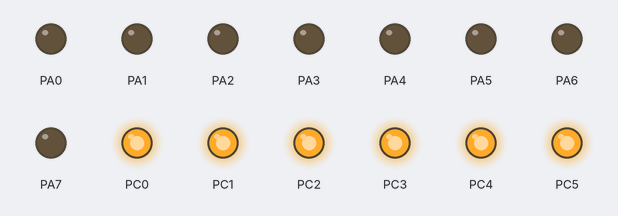
Bench run of a program on a simulated ATmega32, built with avr-gcc and emulated at 1 MHz. Shown: output pins drawn as LEDs (lit = HIGH).

Above: at 0.5 s.
At 1.5 s:
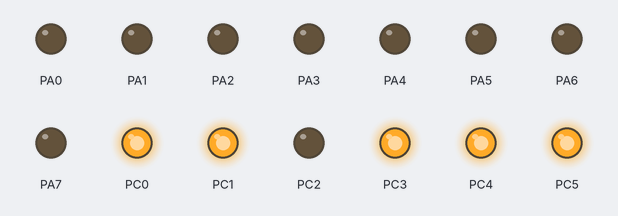
Timing chart, 0 to 3.0 s (numbered marks = the images above):
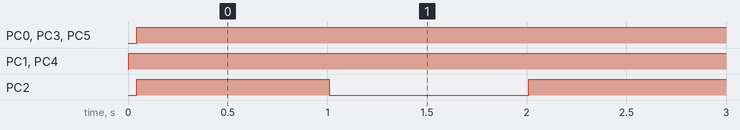

Measured:
- by itself, PC0, PC3, PC5: LOW → HIGH at 0.04 s
- by itself, PC1: LOW → HIGH at 0.00 s
- by itself, PC2: alternates HIGH for 1.0 s and LOW for 1.0 s
- by itself, PC4: LOW → HIGH at 0.01 s

The program:

main.c
```c
/*
 * main.c

 *
 *  Created on: Mar 15, 2024
 *      Author: user
 */
#include "../LIB/errorStates.h"
#include "../MCAL/DIO/DIO_int.h"


#include "../MCAL/TIMER/TIMER_init.h"

#include "../LED/LED_config.h"
#include "../LED/LED_int.h"
#include <util/delay.h>
extern LED_t LED_AstrLedConfig [LED_NUM];
void main(void){

	DIO_enuInit();
	TIMER0_enuInit();
	LED_enuInit( LED_AstrLedConfig);
	DIO_enuSetPinDirection(DIO_u8PIN2,DIO_u8PORTA,DIO_u8OUTPUT);
	DIO_enuSetPinDirection(DIO_u8PIN2,DIO_u8PORTA,DIO_u8OUTPUT);
	LED_enuInit(LED_AstrLedConfig);
	while(1){

		LED_enuTurnON(&LED_AstrLedConfig[2]);
		TIMER0_enuSetsyncDelay(1000);

	LED_enuTurnOFF(&LED_AstrLedConfig[2]);
	 TIMER0_enuSetsyncDelay(1000);


	}
}
```

TIMER_Prog.c
```c
/*
 * TIMER_Prog.c
 *
 *  Created on: Feb 29, 2024
 *      Author: samar ibrahim
 */
#include "../../LIB/stdTypes.h"
#include "../../LIB/errorStates.h"

#include "../../MCAL/interrupt.h"

#include"TIMER_priv.h"
#include "TIMER_config.h"


 volatile static void (*Timer0_ApFun_OVF)(void*) = NULL;
volatile static void * Timer0_Apvidparameter_OVF= NULL;

volatile static void (*TIMER0_PFun_CTC)(void *) = NULL;
volatile static void *TIMER0_Pvidparameter_CTC = NULL;

u32 Global_u32NumOvf=0;
u8 Global_u8Preload=0;
u32 TIMER0_f32OC0Val=0;
ES_t TIMER0_enuInit(void){
	ES_t Local_enuErrorState = ES_NOK;
	TCCR0&=0xB7; //mask bit for modes

#if  TIMER_MODE==OVF
	TCCR0 &= ~(1 << WGM00);
	TCCR0 &= ~(1 << WGM01);

#elif TIMER_MODE==CTC
	 TCCR0 &= ~(1 << WGM00);
	 TCCR0 |= (1 << WGM01);
#elif TIMER_MODE==PWM_PHASECORRECT
	 TCCR0 |= (1 << WGM00);
	 TCCR0 &= ~(1 << WGM01);
#elif TIMER_MODE==FASTPWM
	 TCCR0 |= (1 << WGM00);
	 TCCR0 |= (1 << WGM01);
#else
#error "TIMER0_mode has a wrong config"
#endif

	 TCCR0&=0xf8; //mask bit for prescaler

#if   TIMER_PRES == PRES_1024
	 TCCR0 |= (1<<CS02);
	 TCCR0 &= ~(1<<CS01);
	 TCCR0 |= (1<<CS00);

#elif TIMER_PRES == PRES_256
	 TCCR0 |= (1<<CS02);
	 TCCR0 &= ~(1<<CS01);
	 TCCR0 &= ~(1<<CS00);
#elif TIMER_PRES == PRES_64
	 TCCR0 &= ~(1<<CS02);
	 TCCR0 |= (1<<CS01);
	 TCCR0 |= (1<<CS00);
#elif TIMER_PRES == PRES_8
	 TCCR0 &= ~(1<<CS02);
	 TCCR0 |= (1<<CS01);
	 TCCR0 &= ~(1<<CS00);
#elif TIMER_PRES == PRES_NO
	 TCCR0 &= ~(1<<CS02);
	 TCCR0 &= ~(1<<CS01);
	 TCCR0 |= (1<<CS00);
#elif TIMER_PRES == NO_CLOCK_ SOURCE
	 TCCR0 &= ~(1<<CS02);
	 TCCR0 &= ~(1<<CS01);
	 TCCR0 &= ~(1<<CS00);
#elif TIMER_PRES == FALLING_EDGE
	 TCCR0 |= (1<<CS02);
	 TCCR0 |= (1<<CS01);
	 TCCR0 &= ~(1<<CS00);
#elif TIMER_PRES == RISING_EDGE
	 TCCR0 |= (1<<CS02);
	 TCCR0 |= (1<<CS01);
	 TCCR0 |= (1<<CS00);
#else
#error "TIMER0_PRES has a wrong config"
#endif
	 TCCR0&=0xCF; //mask bit for oc_mode
#if   OC_MODE == DISCONNECTED
	 TCCR0 &= ~(1<<COM01);
	 TCCR0 &= ~(1<<COM00);

#elif OC_MODE==SET;
#if TIMER_MODE==CTC
	 TCCR0 |= (1<<COM01);
	 TCCR0 |= (1<<COM00);
#endif
#elif OC_MODE==CLEAR;
#if TIMER_MODE==CTC
	 TCCR0 |= (1<<COM01);
	 TCCR0 &= ~(1<<COM00);
#endif
#elif OC_MODE==TOGGLE;
#if TIMER_MODE==CTC
	  TCCR0 &= ~(1<<COM01);
	  TCCR0 |= (1<<COM00);
#endif
#elif OC_MODE==INVERTED;
#if TIMER_MODE==(FASTPWM||PWM_PHASECORRECT)
	  TCCR0 |= (1<<COM01);
	  TCCR0 |= (1<<COM00);
#endif
#elif OC_MODE==NON_INVERTED;
#if TIMER_MODE==(FASTPWM||PWM_PHASECORRECT)
	  TCCR0 |= (1<<COM01);
	  TCCR0 &= ~(1<<COM00);
#endif
#else
#error "TIMER0_OC_MODE has a wrong config"
#endif

return Local_enuErrorState;
}
ES_t TIMER0_enuSetPreload(u8 Copy_u8Preload){
	ES_t Local_enuErrorState = ES_NOK;
	TCNT0=Copy_u8Preload;
	Local_enuErrorState = ES_OK;
	return Local_enuErrorState;
}
//fun for interrupt
ES_t TIMER0_enuSetAsyncDelay(u32 Copy_u32Time,void (*Copy_pfunAppFun)(void*),void * Copy_pvidParameter){
	ES_t Local_enuErrorState = ES_NOK;

		f32 Local_f32TimeOvf=256 * ((f32)TIMER_PRES/TIMER_F_CPU); //cal Time of overflow
		f32 Local_f32NumOvf= Copy_u32Time/Local_f32TimeOvf;      // cal Number of overflow
		if((Local_f32NumOvf-(u32)Local_f32NumOvf)!=0.0){
			u32 Local_u32NumOvf_int=(u32)Local_f32NumOvf+1;
			Local_f32NumOvf=Local_f32NumOvf-(u32)Local_f32NumOvf;
			u8 Local_u8Preload=256-(256*Local_f32NumOvf);
			TCNT0=Local_u8Preload;
			 Global_u32NumOvf=Local_u32NumOvf_int;
			 Global_u8Preload=Local_u8Preload;}
			 else
			 	{
				 Global_u32NumOvf = (u32)Local_f32NumOvf;

			 	}

			 	if(Copy_pfunAppFun != NULL)
			 	{
			 		Timer0_ApFun_OVF= Copy_pfunAppFun;
			 		Timer0_Apvidparameter_OVF = Copy_pvidParameter;

			 	}
			 	else
			 	{
			 		Local_enuErrorState = ES_NULL_POINTER;
			 	}

			 	TIMSK |= (1 << TOIE0);

			 	return Local_enuErrorState;
		}


//fun busy wait

ES_t TIMER0_enuSetsyncDelay(u32 Copy_u32Time){
	ES_t Local_enuErrorState = ES_NOK;
	TIMSK&=~(1<<TOIE0); //disable for interrupt
	f32 Local_f32TimeOvf=256 * ((f32)TIMER_PRES/TIMER_F_CPU); //cal Time of overflow
	f32 Local_f32NumOvf= (f32)Copy_u32Time/Local_f32TimeOvf; // cal Number of overflow

	if((Local_f32NumOvf-(u32)Local_f32NumOvf)!=0.0){

		u32 Local_u32NumOvf_int=(u32)Local_f32NumOvf+1;
		Local_f32NumOvf=Local_f32NumOvf-(u32)Local_f32NumOvf;
		u8 Local_u8Preload=256-(256*Local_f32NumOvf);
		TCNT0=Local_u8Preload;

		while(Local_u32NumOvf_int){
			while(!((TIFR >> TOV0) & 1));
						TIFR |= (1 << TOV0);   //clear flag
						Local_u32NumOvf_int--;
		}
	}
		else {
			u32 Local_u32NumOvf_int=(u32)Local_f32NumOvf;
			while(Local_u32NumOvf_int){
					while(!((TIFR >> TOV0) & 1));
								TIFR |= (1 << TOV0);  //clear flag
								Local_u32NumOvf_int--;
				}
		}
	return Local_enuErrorState;
	}

/*ES_t TIMER0_enuDelayMilliSecondSyn(u32 Copy_u32DelayTime_ms)
{
	ES_t Local_enuErrorState = ES_NOK;

	f32 Local_f32TimeOverFlow = 256.0 * TIMER_PRES / TIMER_F_CPU; //cal Time of overflow
	f32 Local_f32Num_OVF_FLOAT = (f32)Copy_u32DelayTime_ms / Local_f32TimeOverFlow; // cal Number of overflow


	if((Local_f32Num_OVF_FLOAT - (u32)Local_f32Num_OVF_FLOAT) != 0.0)
	{
		u32 Local_u32Num_OVF_INT = (u32)Local_f32Num_OVF_FLOAT + 1;
		Local_f32Num_OVF_FLOAT = Local_f32Num_OVF_FLOAT - (u32)Local_f32Num_OVF_FLOAT;
		u8 Local_u8PreLoad = 256 - (256 * Local_f32Num_OVF_FLOAT);
		TCNT0 = Local_u8PreLoad;
		while(Local_u32Num_OVF_INT)
		{
			while(!((TIFR >> TOV0) & 1));
			TIFR |= (1 << TOV0);
			Local_u32Num_OVF_INT--;
		}
	}
	else
	{
		u32 Local_u32Num_OVF_INT = (u32)Local_f32TimeOverFlow;
		while(Local_u32Num_OVF_INT)
		{
			while(!((TIFR >> TOV0) & 1));
			TIFR |= (1 << TOV0); //Clear flag
			Local_u32Num_OVF_INT--;
		}
	}

	Local_enuErrorState = ES_OK;
	return Local_enuErrorState;
}
*/

ES_t TIMER0_enuGeneratePWM(u8 Copy_u8DutyCycle)
{
	ES_t Local_enuErrorState = ES_NOK;

	#if TIMER0_MODE == PWM_PHASECORRECT
	#if OC0_MODE == NON_INVERTED
	TIMER0_f32OC0Val = (Copy_u8DutyCycle * TIMER0_TOP_COUNTS) /100;
	Local_enuErrorState = ES_OK;
	#elif OC0_MODE == INVERTED
	TIMER0_f32OC0Value = (TIMER0_TOP_COUNTS - ((Copy_u8DutyCycle * TIMER0_TOP_COUNTS) / (100));
	Local_enuErrorState = ES_OK;
	#else
	#error "OC0 has a wrong config"
	#endif

	#elif TIMER0_MODE == FASTPWM
	#if OC0_MODE == NON_INVERTED
	TIMER0_f32OC0Value = (Copy_u8DutyCycle * TIMER0_NO_OVF_COUNTS) / 100
	Local_enuErrorState = ES_OK;
	#elif OC0_MODE == INVERTED
	TIMER0_f32OC0Value = (TIMER0_TOP_COUNTS - ((Copy_u8DutyCycle * TIMER0_NO_OVF_COUNTS) / 100));
	Local_enuErrorState = ES_OK;
	#else
	#error "OC0 has a wrong config"
	#endif
	#endif

	OCR0 = TIMER0_f32OC0Val;

	return Local_enuErrorState;
}
ES_t TIMER0_enuSetCTCVal(u8 Copy_u8CTC_Val){
ES_t Local_enuErrorState = ES_NOK;

	OCR0 = Copy_u8CTC_Val;
	Local_enuErrorState = ES_OK;

	return Local_enuErrorState;}

ES_t TIMER0_enuSetCALLBACK_CTC(void (*Copy_PFunApp)(void *), void *Copy_PParameterApp)
{
	ES_t Local_enuErrorState = ES_NOK;

	if(Copy_PFunApp != NULL)
	{
		TIMER0_PFun_CTC = Copy_PFunApp;
		TIMER0_Pvidparameter_CTC = Copy_PParameterApp;
		Local_enuErrorState = ES_OK;
	}
	else
	{
		Local_enuErrorState = ES_NULL_POINTER;
	}

	return Local_enuErrorState;
}

ES_t TIMER0_enuEnableOVFInterrupt(void)
{
	ES_t Local_enuErrorState = ES_NOK;

	TIMSK |= (1 << TOIE0);
	Local_enuErrorState = ES_OK;

	return Local_enuErrorState;
}

ES_t TIMER0_enuEnableCTCInterrupt(void)
{
	ES_t Local_enuErrorState = ES_NOK;

	TIMSK |= (1 << OCIE0);
	Local_enuErrorState = ES_OK;

	return Local_enuErrorState;
}


ISR(VECT_TIMER0_CTC)
{
	if(TIMER0_PFun_CTC != NULL)
	{
		TIMER0_PFun_CTC((void *)TIMER0_Pvidparameter_CTC);
	}
}
ISR(VECT_TIMER0_OVF	)
{
	if(Timer0_ApFun_OVF != NULL)
	{
		static u32 Local_u32Counter = 0;
		Local_u32Counter++;
		if(Local_u32Counter == Global_u32NumOvf)
		{
			TCNT0 = Global_u8Preload;
			Timer0_ApFun_OVF((void *)Timer0_Apvidparameter_OVF);
			Local_u32Counter = 0;
		}
	}
}
```

TIMER_priv.h
```c
/*
 * TIMER_priv.h
 *
 *  Created on: Feb 29, 2024
 *      Author: samar ibrahim
 */

#ifndef MCAL_TIMER_TIMER_PRIV_H_
#define MCAL_TIMER_TIMER_PRIV_H_

/*timer mode */
#define OVF                 1
#define CTC                 2
#define FASTPWM             3
#define PWM_PHASECORRECT     4


/*OC0 Mode*/
#define DISCONNECTED            12
#define TOGGLE       			1
#define CLEAR				    2
#define SET					    3
#define NON_INVERTED			4
#define INVERTED				5

/*bits in TCCR0   Timer/Counter Control Register */
#define CS00    0
#define CS01    1
#define CS02    2
#define WGM01   3
#define COM00   4
#define COM01   5
#define WGM00   6
#define FOC0    7
/*bits in TIMSK   Timer/Counter Interrupt Mask Register*/
#define OCIE0  1
#define TOIE0  0
/*bits in TIFR   Timer/Counter Interrupt Flag Register*/
#define OCF0   1
#define TOV0   0

 /*prescaler*/
#define  NO_CLOCK_ SOURCE   0             //(Timer/Counter stopped).
#define  PRES_NO            1            //(No prescaling)
#define  PRES_8             8           //(From prescaler)
#define  PRES_64            64         // (From prescaler)
#define  PRES_256           256       // (From prescaler)
#define  PRES_1024          1024     //(From prescaler)
#define  FALLING_EDGE       12       //External clock source on T0 pin. Clock on
#define  RISING_EDGE        13      // External clock source on T0 pin. Clock on

/*
 * TIMER REGISTERS
 */

/*TIMSK*/
#define TIMSK	*((volatile u8*) 0x59)

/*TIFR*/
#define TIFR	*((volatile u8*) 0x58)

/*TCCR*/
#define TCCR0	*((volatile u8*) 0x53)
#define TCCR1A	*((volatile u8*) 0x4f)
#define TCCR1B	*((volatile u8*) 0x4e)
#define TCCR2	*((volatile u8*) 0x45)

/*TCNT*/
#define TCNT0	*((volatile u8*) 0x52)

#define TCNT1H	*((volatile u8*) 0x4d)
#define TCNT1L	*((volatile u8*) 0x4c)

#define TCNT1	*((volatile u16*) 0x4c)

#define TCNT2	*((volatile u8*) 0x44)

/*OCR*/
#define OCR0	*((volatile u8*) 0x5c)
#define OCR1AH	*((volatile u8*) 0x4b)
#define OCR1AL	*((volatile u8*) 0x4a)

#define OCR1A	*((volatile u16*) 0x4a)

#define OCR1BH	*((volatile u8*) 0x49)
#define OCR1BL	*((volatile u8*) 0x48)

#define OCR1B	*((volatile u16*) 0x48)

#define OCR2	*((volatile u8*) 0x43)


#endif /* MCAL_TIMER_TIMER_PRIV_H_ */
```

LED_int.h
```c
/*
 * LED_int.h
 *
 *  Created on: Oct 27, 2023
 *      Author: user
 */

#ifndef LED_INT_H_
#define LED_INT_H_


ES_t LED_enuInit(LED_t * Copy_pstrLedConfig);

ES_t LED_enuTurnON(LED_t * Copy_pstrLedID);

ES_t LED_enuTurnOFF(LED_t * Copy_pstrLedID);


#endif /* LED_INT_H_ */
```

LED_priv.h
```c
/*
 * LED_priv.h
 *
 *  Created on: Oct 27, 2023
 *      Author: user
 */

#ifndef LED_PRIV_H_
#define LED_PRIV_H_

#define LED_ON  1
#define LED_OFF 0

#define LED_SINK   2
#define LED_SOURCE 3


#endif /* LED_PRIV_H_ */
```

LED_prog.c
```c
/*
 * LED_prog.c
 *
 *  Created on: Oct 27, 2023
 *      Author: samar ibrahim
 *
 */
#include "../LIB/errorStates.h"
#include "../LIB/stdTypes.h"
#include "../MCAL/DIO/DIO_config.h"
#include "../MCAL/DIO/DIO_int.h"
#include "LED_config.h"
#include "LED_priv.h"


ES_t LED_enuInit(LED_t * Copy_pstrLedConfig)
{
	ES_t Local_enuErrorState = ES_NOK;

	if (Copy_pstrLedConfig != NULL)
	{
		u8 Local_enuIterator=0;
		for (Local_enuIterator=0; Local_enuIterator < LED_NUM ; Local_enuIterator++)
		{
			Local_enuErrorState = DIO_enuSetPinDirection(Copy_pstrLedConfig[Local_enuIterator].LED_u8PortID , Copy_pstrLedConfig[Local_enuIterator].LED_u8PinID , DIO_u8OUTPUT );
			if (Copy_pstrLedConfig[Local_enuIterator].LED_u8Connection == LED_SINK)
			{
				if (Copy_pstrLedConfig[Local_enuIterator].LED_u8Status == LED_ON)
				{
					Local_enuErrorState =DIO_enuSetPinVal(Copy_pstrLedConfig[Local_enuIterator].LED_u8PortID , Copy_pstrLedConfig[Local_enuIterator].LED_u8PinID , DIO_u8LOW);
				}
				else if(Copy_pstrLedConfig[Local_enuIterator].LED_u8Status == LED_OFF)
				{
					Local_enuErrorState =DIO_enuSetPinVal(Copy_pstrLedConfig[Local_enuIterator].LED_u8PortID , Copy_pstrLedConfig[Local_enuIterator].LED_u8PinID , DIO_u8HIGH);
				}
				else
				{
					return ES_OUT_OF_RANGE;
				}
			}
			else if (Copy_pstrLedConfig[Local_enuIterator].LED_u8Connection == LED_SOURCE)
			{
				if (Copy_pstrLedConfig[Local_enuIterator].LED_u8Status == LED_ON)
				{
					Local_enuErrorState =DIO_enuSetPinVal(Copy_pstrLedConfig[Local_enuIterator].LED_u8PortID , Copy_pstrLedConfig[Local_enuIterator].LED_u8PinID , DIO_u8HIGH);
				}
				else if(Copy_pstrLedConfig[Local_enuIterator].LED_u8Status == LED_OFF)
				{
					Local_enuErrorState =DIO_enuSetPinVal(Copy_pstrLedConfig[Local_enuIterator].LED_u8PortID , Copy_pstrLedConfig[Local_enuIterator].LED_u8PinID , DIO_u8LOW);
				}
				else
				{
					return ES_OUT_OF_RANGE;
				}
			}
			else
			{
				return ES_OUT_OF_RANGE;
			}
		}
	}
	else
	{
		Local_enuErrorState = ES_NULL_POINTER;
	}

	return Local_enuErrorState;
}

ES_t LED_enuTurnON(LED_t * Copy_pstrLedID)
{
	ES_t Local_enuErrorState = ES_NOK;

	if (Copy_pstrLedID != NULL)
	{
		if (Copy_pstrLedID->LED_u8Connection == LED_SINK )
		{
			Local_enuErrorState=DIO_enuSetPinVal(Copy_pstrLedID->LED_u8PortID, Copy_pstrLedID->LED_u8PinID,DIO_u8LOW);
		}
		else if (Copy_pstrLedID->LED_u8Connection == LED_SOURCE)
		{
			Local_enuErrorState=DIO_enuSetPinVal(Copy_pstrLedID->LED_u8PortID, Copy_pstrLedID->LED_u8PinID,DIO_u8HIGH);
		}
		else
		{
			Local_enuErrorState = ES_OUT_OF_RANGE;
		}
	}
	else
	{
		Local_enuErrorState=ES_NULL_POINTER;
	}

	return Local_enuErrorState;
}

ES_t LED_enuTurnOFF(LED_t * Copy_pstrLedID)
{
	ES_t Local_enuErrorState = ES_NOK;

	if (Copy_pstrLedID != NULL)
	{
		if (Copy_pstrLedID->LED_u8Connection == LED_SINK )
		{
			Local_enuErrorState=DIO_enuSetPinVal(Copy_pstrLedID->LED_u8PortID, Copy_pstrLedID->LED_u8PinID,DIO_u8HIGH);
		}
		else if (Copy_pstrLedID->LED_u8Connection == LED_SOURCE)
		{
			Local_enuErrorState=DIO_enuSetPinVal(Copy_pstrLedID->LED_u8PortID, Copy_pstrLedID->LED_u8PinID,DIO_u8LOW);
		}
		else
		{
			Local_enuErrorState = ES_OUT_OF_RANGE;
		}
	}
	else
	{
		Local_enuErrorState=ES_NULL_POINTER;
	}

	return Local_enuErrorState;
}
```

TIMER_config.h
```c
/*
 * TIMER_config.h
 *
 *  Created on: Feb 29, 2024
 *      Author: samar ibrahim
 */

#ifndef MCAL_TIMER_TIMER_CONFIG_H_
#define MCAL_TIMER_TIMER_CONFIG_H_


#define TIMER_PRES    PRES_1024 /*choose from
NO_CLOCK_ SOURCE
PRES_NO
PRES_8
PRES_64
PRES_256
PRES_1024
FALLING_EDGE
RISING_EDGE     */

#define TIMER_MODE   OVF
#define OC_MODE      DISCONNECTED  /*pin output oc0 choose from
 DISCONNECTED
 TOGGLE
 CLEAR
 SET
 NON_INVERTED    use in pwm
 INVERTED        use in pwm
            */

#define TIMER_F_CPU  (1000UL)   // Write freq at KHz (1000UL mean 1MHz)
#endif /* MCAL_TIMER_TIMER_CONFIG_H_ */
```

LED_config.c
```c
/*
 * LED_config.c
 *
 *  Created on: Oct 27, 2023
 *      Author: samar ibrahim
 */
#include "../LIB/errorStates.h"
#include "../LIB/stdTypes.h"

#include "LED_priv.h"
#include "LED_config.h"
#include "LED_int.h"

#include "../MCAL/DIO/DIO_int.h"
LED_t LED_AstrLedConfig[LED_NUM]={
	{DIO_u8PORTC,DIO_u8PIN0,LED_SOURCE,LED_ON},
	{DIO_u8PORTC,DIO_u8PIN1,LED_SOURCE,LED_ON},
	{DIO_u8PORTC,DIO_u8PIN2,LED_SOURCE,LED_ON},
	{DIO_u8PORTC,DIO_u8PIN3,LED_SOURCE,LED_ON},
	{DIO_u8PORTC,DIO_u8PIN4,LED_SOURCE,LED_ON},
	{DIO_u8PORTC,DIO_u8PIN5,LED_SOURCE,LED_ON}
};
```

LED_config.h
```c
/*
 * LED_config.h
 *
 *  Created on: Oct 27, 2023
 *      Author: user
 */

#ifndef LED_CONFIG_H_
#define LED_CONFIG_H_

#define LED_NUM  6
typedef struct{


		// u8 LED_u8PortID;
	u8  LED_u8PortID;
	u8  LED_u8PinID;
	u8 LED_u8Connection;
	u8  LED_u8Status;
}LED_t;


#endif /* LED_CONFIG_H_ */
```

errorStates.h
```c
/*
 * errorStates.h
 *
 *  Created on: 12/10/2023
 *      Author: samar ibrahim
 */

#ifndef ERRORSTATES_H_
#define ERRORSTATES_H_

typedef enum
{
	ES_NOK,
	ES_OK,
	ES_NULL_POINTER,
	ES_OUT_OF_RANGE
}ES_t;

#endif /* ERRORSTATES_H_ */
```

stdTypes.h
```c
/*
 * stdTypes.h
 *
 *  Created on	: 5/10/2023
 *  Version		: 1.0.0
 *  Author		: samar ibrahim
 */

#ifndef STDTYPES_H_
#define STDTYPES_H_

/*typedef <dataType> <newName>*/

typedef unsigned char         u8   ;
typedef unsigned short int    u16  ;
typedef unsigned long int     u32  ;

typedef signed char           s8   ;
typedef signed short int      s16  ;
typedef signed long int       s32  ;

typedef float                 f32  ;
typedef double                f64  ;
typedef long double           f80  ;

#define NULL		(void*)0

#endif /* STDTYPES_H_ */
```

DIO_int.h
```c
/*
 * DIO_int.h
 *
 *  Created on: Oct 12, 2023
 *      Author: samar ibrahim
 */
#include "../../LIB/stdTypes.h"
#include "../../LIB/errorStates.h"
#ifndef DIO_INT_H_
#define DIO_INT_H_

//direction
#define DIO_u8OUTPUT  1
#define DIO_u8INPUT   0

//states
#define DIO_u8HIGH   1
#define DIO_u8LOW    0

#define DIO_u8PULLUP 1
#define DIO_u8FLOAT  0


// names of ports
#define DIO_u8PORTA		0
#define DIO_u8PORTB		1
#define DIO_u8PORTC		2
#define DIO_u8PORTD		3

// pins

#define DIO_u8PIN0		0
#define DIO_u8PIN1		1
#define DIO_u8PIN2		2
#define DIO_u8PIN3		3
#define DIO_u8PIN4		4
#define DIO_u8PIN5		5
#define DIO_u8PIN6		6
#define DIO_u8PIN7		7

ES_t DIO_enuInit(void);

ES_t DIO_enuSetPortDirection(u8 Copy_u8PortID, u8 Copy_u8Value);
ES_t DIO_enuSetPortVal(u8 Copy_u8PortID, u8 Copy_u8Value);
ES_t DIO_enuGetPortVal(u8 Copy_u8PortID, u8 *Copy_pu8Value);
ES_t DIO_enuTogPortVal(u8 Copy_u8PortID);


ES_t DIO_enuSetPinDirection(u8 Copy_u8PortID,u8 Copy_u8PinID, u8  Copy_u8Value);
ES_t DIO_enuSetPinVal(u8 Copy_u8PortID,u8 Copy_u8PinID, u8 Copy_u8Value);
ES_t DIO_enuGetPinVal(u8 Copy_u8PortID, u8 Copy_u8PinID,u8 *Copy_pu8Value);
ES_t DIO_enuTogPinVal(u8 Copy_u8PortID,u8 Copy_u8PinID);

#endif /* DIO_INT_H_ */
```

EXTI_Config.c
```c
/*
 * EXTI_Config.c
 *
 *  Created on: Feb 5, 2024
 *      Author: samar ibrahim
 */

#include "../../LIB/stdTypes.h"
#include "../../LIB/errorStates.h"

#include "EXTI_priv.h"
#include "EXTI_config.h"

EXTI_t EXTI_AstrEXTIConfig [3] =
{
		{ENABLE, RISING_EDGE},
		{DISABLE},
		{DISABLE}
};
```

Source omitted: DIO_config.h (1890 bytes), DIO_priv.h (1093 bytes), DIO_prog.c (6454 bytes), EXTI_Config.h (276 bytes), EXTI_Priv.h (514 bytes), EXTI_Prog.c (5983 bytes), GIE_Priv.h (236 bytes), GIE_Prog.c (535 bytes), TIMER_Prog.c (6825 bytes), TIMER_config.h (605 bytes), TIMER_init.h (984 bytes), TIMER_priv.h (2211 bytes) and 1 more
